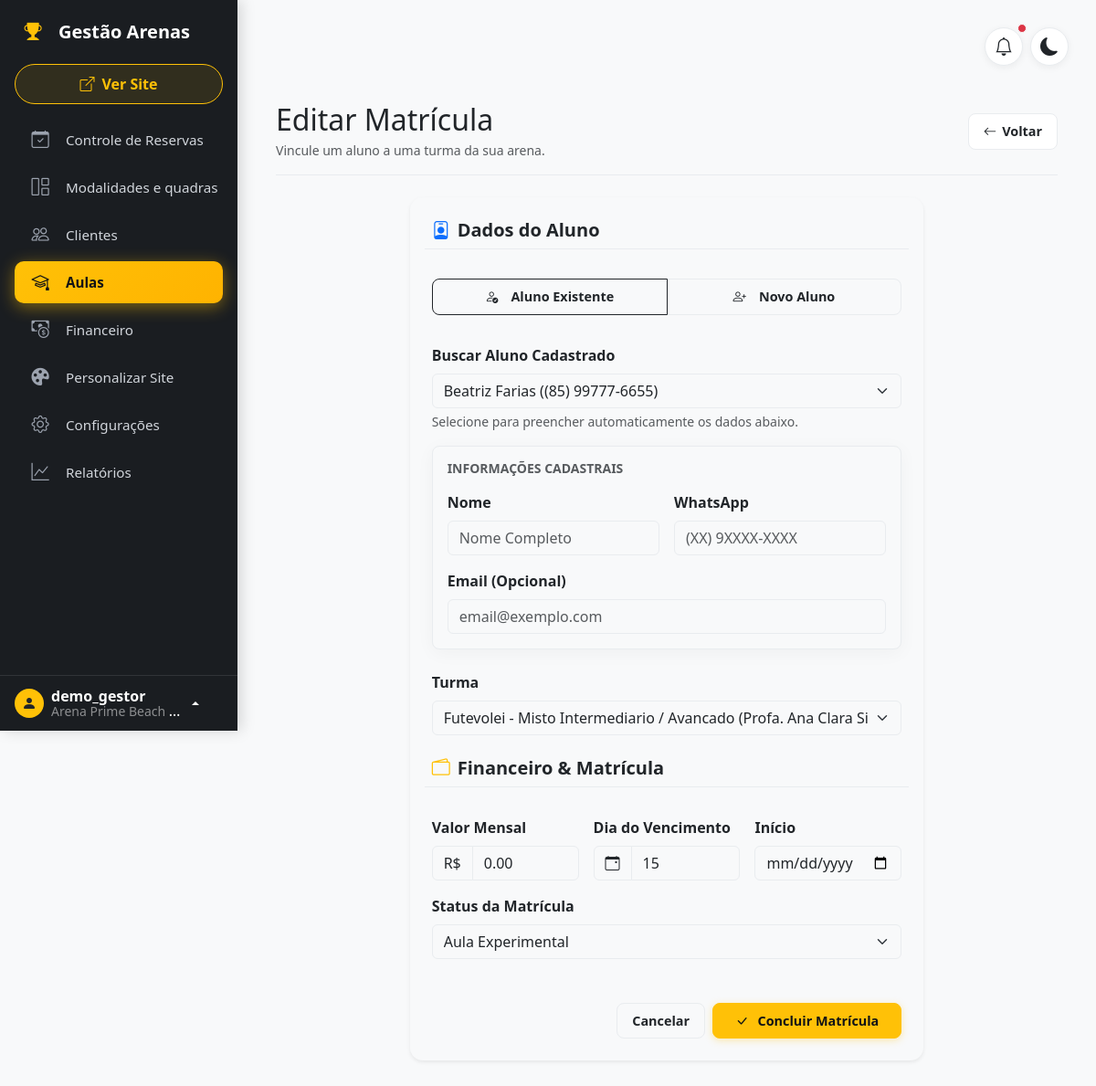
The page /matricula/editar/arena-demo/4/ (signed in) on the database its author committed.
### apps/saas/models.py (models this page shows, shortened)
class Arena(TimeStampedModel):
    users = models.ManyToManyField(User, related_name='arenas', blank=True, verbose_name="Usuários da Arena")
    name = models.CharField(max_length=100, verbose_name="Nome da Arena")
    slug = models.SlugField(max_length=100, unique=True, verbose_name="URL (Slug)")
    owner_name = models.CharField(max_length=100, verbose_name="Nome do Proprietário")
    owner_phone = models.CharField(max_length=25, blank=True, null=True, verbose_name="WhatsApp / Telefone do Dono")
    owner_email = models.EmailField(blank=True, null=True, verbose_name="E-mail do Dono")
    cnpj = models.CharField(max_length=20, blank=True, null=True, verbose_name="CNPJ")
    monthly_fee = models.DecimalField(max_digits=10, decimal_places=2, default=0, verbose_name="Valor da Mensalidade (R$)")
    due_day = models.PositiveSmallIntegerField(default=10, verbose_name="Dia de Vencimento")
    is_active = models.BooleanField(default=True, verbose_name="Arena Ativa?")
    class Meta:
        verbose_name = "Arena"
        verbose_name_plural = "Arenas"

### apps/lessons/models.py (models this page shows, shortened)
class Enrollment(models.Model):
    STATUS = (
        ('ACTIVE', 'Ativo'),
        ('PAUSED', 'Suspenso'),
        ('CANCELED', 'Cancelado'),
        ('TRIAL', 'Aula Experimental')
    )
    class_group = models.ForeignKey(ClassGroup, related_name='enrollments', on_delete=models.CASCADE)
    customer = models.ForeignKey(Customer, related_name='enrollments', on_delete=models.CASCADE)
    start_date = models.DateField("Data de Início", default=timezone.now)
    status = models.CharField(max_length=10, choices=STATUS, default='ACTIVE')
    agreed_price = models.DecimalField("Valor Acordado", max_digits=10, decimal_places=2)
    due_day = models.PositiveIntegerField("Dia do Vencimento", default=10, help_text="Dia do mês que vence a fatura")
    created_at = models.DateTimeField(auto_now_add=True)
    class Meta:
        verbose_name = "Matrícula"
        verbose_name_plural = "Matrículas"

### apps/lessons/views/enrollment_views.py (the view, shortened to what this page needs)
# urls.py: path('matricula/editar/<slug:arena_slug>/<int:pk>/', EnrollmentUpdateView.as_view(), name='enrollment_update'),
class EnrollmentUpdateView(ArenaOwnerRequiredMixin, UpdateView):
    model = Enrollment
    form_class = EnrollmentForm
    template_name = 'lessons/enrollments/enrollment_form.html'
    def get_queryset(self):
        return Enrollment.objects.filter(class_group__arena__slug=self.kwargs['arena_slug'])
    def get_form_kwargs(self):
        kwargs = super().get_form_kwargs()
        arena = Arena.objects.get(slug=self.kwargs['arena_slug'])
        kwargs['arena'] = arena
        return kwargs
    def get_context_data(self, **kwargs):
        context = super().get_context_data(**kwargs)
        context['arena'] = Arena.objects.get(slug=self.kwargs['arena_slug'])
        context['titulo'] = 'Editar Matrícula'
        return context

### apps/backoffice/context_processors.py (called while the page is built)
def arena_context(request):
    if request.user.is_authenticated and hasattr(request.user, 'arena'):
        return {'arena': request.user.arena}
    return {}

### apps/backoffice/mixins.py (called while the page is built)
    def test_func(self):
        slug = self.kwargs.get('arena_slug')
        if not slug:
            return True  # Deixa passar se a view não tem slug (ex: roteador)
        arena = get_object_or_404(Arena, slug=slug)
        return self.request.user in arena.users.all()

### apps/backoffice/models.py (called while the page is built)
    def __str__(self):
        return f"{self.name} ({self.phone})"

### apps/core/context_processors.py (called while the page is built)
def user_arenas_context(request):
    if not request.user.is_authenticated:
        return {}
    my_arenas = Arena.objects.filter(users=request.user, is_active=True).values('name', 'slug')
    return {
        'my_arenas': my_arenas
    }

### apps/core/models.py (called while the page is built)
    def get_queryset(self):
        return TenantQuerySet(self.model, using=self._db)

### apps/lessons/models.py (called while the page is built)
    def __str__(self):
        return self.name

    def __str__(self):
        return f"{self.name} ({self.teacher})"

### apps/lessons/templates/lessons/enrollments/enrollment_form.html (shortened to what this page needs)
{% extends 'backoffice/base_dashboard.html' %}
{% block content %}
<div class="container-fluid py-3">
    <div class="d-flex justify-content-between align-items-center flex-wrap gap-2 mb-4 border-bottom pb-3">
        <div>
            <h1 class="h2 mb-1">{{ titulo|default:"Nova Matrícula" }}</h1>
            <p class="text-body-secondary small mb-0">Vincule um aluno a uma turma da sua arena.</p>
        </div>
        <a href="{% url 'lessons:aulas' arena_slug=arena.slug %}" class="btn btn-action">
            <i class="bi bi-arrow-left"></i> Voltar
        </a>
    </div>
    <div class="row justify-content-center">
        <div class="col-12 col-lg-8">
            <div class="card shadow-sm border-0">
                <div class="card-body p-4">
                    <form method="post">
                        <div class="row g-3">
                            <h5 class="fw-bold text-body mb-3 border-bottom pb-2">
                                <i class="bi bi-person-badge me-2 text-primary"></i>Dados do Aluno
                            </h5>
                            <div class="col-12 mb-3">
                                <div class="btn-group w-100" role="group">
                                    <label class="btn btn-action w-50" for="opt_existing"><i class="bi bi-person-check me-2"></i>Aluno Existente</label>
                                    <label class="btn btn-action w-50" for="opt_new"><i class="bi bi-person-plus me-2"></i>Novo Aluno</label>
                                </div>
                            </div>
                            <div class="col-12" id="div-search-student">
                                <label class="form-label fw-bold">Buscar Aluno Cadastrado</label>
                                {{ form.customer }}
                                <div class="form-text text-body-secondary">Selecione para preencher automaticamente os dados abaixo.</div>
                            </div>
                            <div class="col-12">
                                <div class="card bg-body-tertiary border p-3 rounded-3">
                                    <h6 class="text-body-secondary mb-3 small fw-bold text-uppercase">Informações Cadastrais</h6>
                                    <div class="row g-3">
                                        <div class="col-12 col-md-6">
                                            <label class="form-label fw-bold">Nome</label>
                                            {{ form.new_student_name }}
                                        </div>
                                        <div class="col-12 col-md-6">
                                            <label class="form-label fw-bold">WhatsApp</label>
                                            {{ form.new_student_phone }}
                                        </div>
                                        <div class="col-12">
                                            <label class="form-label fw-bold">Email (Opcional)</label>
                                            {{ form.new_student_email }}
                                        </div>
                                    </div>
                                </div>
                            </div>
                            <div class="col-12 mt-4">
                                <label class="form-label fw-bold">Turma</label>
                                {{ form.class_group }}
                            </div>
                            <h5 class="fw-bold text-body mt-4 mb-3 border-bottom pb-2">
                                <i class="bi bi-wallet2 me-2 text-warning"></i>Financeiro & Matrícula
                            </h5>
                            <div class="col-12 col-sm-6 col-md-4">
                                <label class="form-label fw-bold">Valor Mensal</label>
                                <div class="input-group">
                                    <span class="input-group-text bg-body-tertiary">R$</span>
                                    {{ form.agreed_price }}
                                </div>
                            </div>
                            <div class="col-12 col-sm-6 col-md-4">
                                <label class="form-label fw-bold">Dia do Vencimento</label>
                                <div class="input-group">
                                    <span class="input-group-text bg-body-tertiary"><i class="bi bi-calendar-event"></i></span>
                                    {{ form.due_day }}
                                </div>
                            </div>
                            <div class="col-12 col-sm-6 col-md-4">
                                <label class="form-label fw-bold">Início</label>
                                {{ form.start_date }}
                            </div>
                            <div class="col-12 mt-3">
                                <label class="form-label fw-bold">Status da Matrícula</label>
                                {{ form.status }}
                            </div>
                        </div>
                        <div class="d-flex justify-content-end flex-wrap gap-2 mt-5">
                            <a href="{% url 'lessons:aulas' arena_slug=arena.slug %}" class="btn btn-action">Cancelar</a>
                            <button type="submit" class="btn btn-action-primary px-4 fw-bold">
                                <i class="bi bi-check-lg me-1"></i>Concluir Matrícula
                            </button>
                        </div>
                    </form>
                </div>
            </div>
        </div>
    </div>
</div>
{% endblock %}

### apps/backoffice/templates/backoffice/base_dashboard.html (shortened to what this page needs)
<!DOCTYPE html>
<html lang="pt-br" data-bs-theme="light">
<head>
    <link href="https://cdn.jsdelivr.net/npm/bootstrap@5.3.0/dist/css/bootstrap.min.css" rel="stylesheet">
    <link rel="stylesheet" href="https://cdn.jsdelivr.net/npm/bootstrap-icons@1.10.0/font/bootstrap-icons.css">
</head>
<body class="bg-body-tertiary">
<div class="d-flex" style="min-height: 100vh;">
    <nav class="sidebar" id="sidebar">
        <div class="sidebar-header" id="logo-toggle">
            <div class="nav-icon text-warning"><i class="bi bi-trophy-fill"></i></div>
            <span class="fs-5 fw-bold sidebar-text">Gestão Arenas</span>
        </div>
        <div class="sidebar-btn-container">
            <a href="{% url 'scheduler:arena_home' arena_slug=arena.slug %}" target="_blank" class="btn btn-outline-primary btn-agendamento">
                <i class="bi bi-box-arrow-up-right"></i>
                <span class="sidebar-text ms-2">Ver Site</span>
            </a>
        </div>
        <div class="sidebar-menu">
            <a href="{% url 'backoffice:dashboard' arena_slug=arena.slug %}" class="nav-link text-decoration-none " title="Controle de Reservas">
                <div class="nav-icon"><i class="bi bi-calendar-check"></i></div>
                <span class="sidebar-text">Controle de Reservas</span>
            </a>
            <a href="{% url 'backoffice:court_list' arena_slug=arena.slug %}" class="nav-link text-decoration-none {% if 'quadras' in request.path or 'modalidades' in request.path %}active{% endif %}" title="Modalidades e quadras">
                <div class="nav-icon"><i class="bi bi-grid-1x2"></i></div>
                <span class="sidebar-text">Modalidades e quadras</span>
            </a>
            <a href="{% url 'backoffice:customer_list' arena_slug=arena.slug %}" class="nav-link text-decoration-none {% if 'clientes' in request.path %}active{% endif %}" title="Clientes">
                <div class="nav-icon"><i class="bi bi-people"></i></div>
                <span class="sidebar-text">Clientes</span>
            </a>
            <a href="{% url 'lessons:aulas' arena_slug=arena.slug %}" class="nav-link text-decoration-none {% if 'aulas' in request.path or 'turmas' in request.path or 'professores' in request.path or 'alunos' in request.path or 'matricula' in request.path or 'grade-completa' in request.path %}active{% endif %}" title="Aulas">
                <div class="nav-icon"><i class="bi bi-mortarboard"></i></div>
                <span class="sidebar-text">Aulas</span>
            </a>
            <a href="{% url 'lessons:financial_list' arena_slug=arena.slug %}" class="nav-link text-decoration-none {% if 'financeiro' in request.path and 'configuracoes' not in request.path %}active{% endif %}" title="Financeiro">
                <div class="nav-icon"><i class="bi bi-cash-coin"></i></div>
                <span class="sidebar-text">Financeiro</span>
            </a>
            <a href="{% url 'backoffice:site_customize' arena_slug=arena.slug %}" class="nav-link text-decoration-none {% if 'personalizar' in request.path %}active{% endif %}" title="Personalizar Site">
                <div class="nav-icon"><i class="bi bi-palette-fill"></i></div>
                <span class="sidebar-text">Personalizar Site</span>
            </a>
            <a href="{% url 'backoffice:arena_config' arena_slug=arena.slug %}" class="nav-link text-decoration-none " title="Configurações">
                <div class="nav-icon"><i class="bi bi-gear"></i></div>
                <span class="sidebar-text">Configurações</span>
            </a>
            <a href="{% url 'backoffice:reports' arena_slug=arena.slug %}" class="nav-link text-decoration-none {% if 'relatorios' in request.path %}active{% endif %}" title="Relatórios">
                <div class="nav-icon"><i class="bi bi-graph-up"></i></div>
                <span class="sidebar-text">Relatórios</span>
            </a>
        </div>
        <div class="sidebar-footer">
            <div class="dropdown dropup">
                <a href="#" class="user-dropdown-toggle dropdown-toggle" id="dropdownUser1" data-bs-toggle="dropdown" aria-expanded="false" data-bs-display="static">
                    <div class="rounded-circle bg-warning text-dark d-flex align-items-center justify-content-center flex-shrink-0" style="width: 32px; height: 32px;">
                        <i class="bi bi-person-fill"></i>
                    </div>
                    <div class="sidebar-text ms-2 lh-1 text-truncate" style="max-width: 150px;">
                        <strong class="d-block">{{ user.username }}</strong>
                        <small class="text-white-50">{{ arena.name }}</small>
                    </div>
                </a>
            </div>
        </div>
    </nav>
    <main class="content">
        <div class="d-flex justify-content-between align-items-center mb-4 gap-3">
            <div class="d-flex align-items-center gap-2">
                <button class="topbar-action-btn" type="button" title="Notificações">
                    <i class="bi bi-bell fs-5"></i>
                    <span class="position-absolute top-0 start-100 translate-middle p-1 bg-danger border border-light rounded-circle">
                    </span>
                </button>
                <button id="theme-toggle" class="topbar-action-btn" type="button" title="Alternar tema claro/escuro">
                    <i class="bi bi-moon-fill fs-5" id="theme-icon"></i>
                </button>
            </div>
        </div>
        {% block content %}{% endblock %}
    </main>
</div>
</body>
</html>

### rows shown on the page
Arena: name "Arena Prime Beach…"
Enrollment: customer "Beatriz Farias ((85) 99777-6655)", class_group "Futevolei - Misto Intermediario / Avancado (Profa. Ana Clara Silva)", agreed_price "0.00", due_day "15", status "Aula Experimental"

### other values the page prints
{{ user.username }} "demo_gestor"
{{ titulo|default:"Nova Matrícula" }} "Editar Matrícula"
